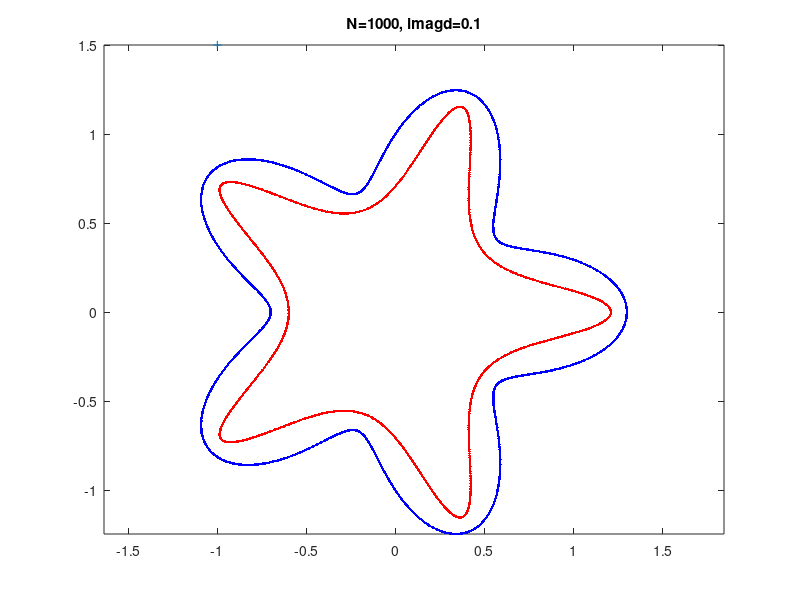

This figure's MATLAB source: (Note: this script raises an error after producing the figure.)
% driver code for 2D Helmholtz exterior scattering from smooth domain.
% using MFS and FLAM FDS.
% Barnett 3/25/19

clear;
v = 1;        % verbosity (0,1)

k = 30;    % wavenumber

b = 1; a = .3; w = 5; % try 25;        % smooth wobbly radial shape params
R = @(t) b*(1 + a*cos(w*t));

ti = -pi/6; ui = @(x) exp(1i*k*(cos(ti)*real(x)+sin(ti)*imag(x))); % u_inc
x0 = -1 + 1.5i;   % scatt wave soln test pt.  Note pts are in complex notation

N = 1e3;

% MFS: t = surface pt struct, s = source pt struct
M = round(1.2*N);         % # bdry pts
t.t = (1:M)'/M*2*pi; t.x = exp(1i*t.t).*R(t.t);  % bdry pts
s.t = (1:N)'/N*2*pi; s.x = exp(1i*s.t).*R(s.t);  % MFS src pts
imagd = 100/N;     % scale dist w/ 1/N
s.t = 1i*imagd + (1:N)'/N*2*pi; s.x = exp(1i*s.t).*R(s.t);
if v, figure(1); plot(t.x, 'b.-'); hold on; plot(s.x, 'r.'); plot(x0,'+');
  axis equal; title(sprintf('N=%d, imagd=%g',N,imagd)); hold off; drawnow; end

% convert to real coords: rx = surface pts (rows), cx = source pts (cols)...
rx = [real(t.x(:))'; imag(t.x(:))']; cx = [real(s.x(:))'; imag(s.x(:))'];

flampar.rank_or_tol = 1e-12;
p = 64; flampar.p=p; theta = (1:p)*2*pi/p;         % proxy pts vs unit box
flampar.proxy = 1.5*[cos(theta); sin(theta)];
clear theta
flampar.opts = []; flampar.opts.verb = 0;
flampar.occ=128;    % max pts per box for quadtree

lsqpar.tau = eps^(-1/3);  % params for LSQ
lsqpar.qr = 'm';   % 'm'=matlab, 'q'=qr,  's'=spqr (needs SuiteSparse)
lsqpar.refine = 1;      % 0 or 1

meth = 'l';  % 'l'=dense LU, 'q'=dense QR, 'r'=FLAM rskel
F = factor(k,rx,cx,meth,flampar,lsqpar);  % direct solve, into struct fac
rhs = -ui(t.x);     % eval uinc on bdry
co = solve(F,rhs,meth);
nrm = norm(co);
rrms = norm(F.A*co - rhs)/sqrt(M);
%fprintf('rms err in resid = %.3g\n',rrms)

u = mfseval(k,[real(x0);imag(x0)],cx,co,'d');

ue =  -0.764438165507287 +     0.357188677072235i;  % true val (a=.3,w=5,k=30)
disp('      N       resid rms      u err at pt   soln 2-norm:')
Ns = N;
format short g; disp([Ns(:), rrms, abs(u-ue), nrm]); format long g

m = 1e3;    % check at new bdry pts
clear b; b.t = (1:m)'/m*2*pi; b.x = exp(1i*b.t).*R(b.t);  % bdry pts
ub = mfseval(k,[real(b.x)';imag(b.x)'],cx,co,'d');
utotb = ub + ui(b.x).';                 % physical potential on bdry
fprintf('bdry rms err: %.3g \n', norm(utotb)/sqrt(m)) % u_tot on bdry = 0?

if v, dx = 0.03; xmax = 2.0; g = -xmax:dx:xmax;
  [xx yy] = meshgrid(g,g);
  ii = ~insideradfunc(R,xx+1i*yy);
  xx = xx(ii)'; yy = yy(ii)';       % row vecs of ext targ coords only
  tic; uu =  mfseval(k,[xx;yy],cx,co,'d'); fprintf('grid eval %.3g s\n',toc);
  uu = uu + ui([xx + 1i*yy]);   % add incident to get physical potential (rows)
  ug = nan*ii; ug(ii) = uu;     % overwrite ext only
  figure(2); imagesc(g,g,real(ug)); caxis(2*[-1 1]); axis equal tight xy
  hold on; plot(t.x,'-');
end
